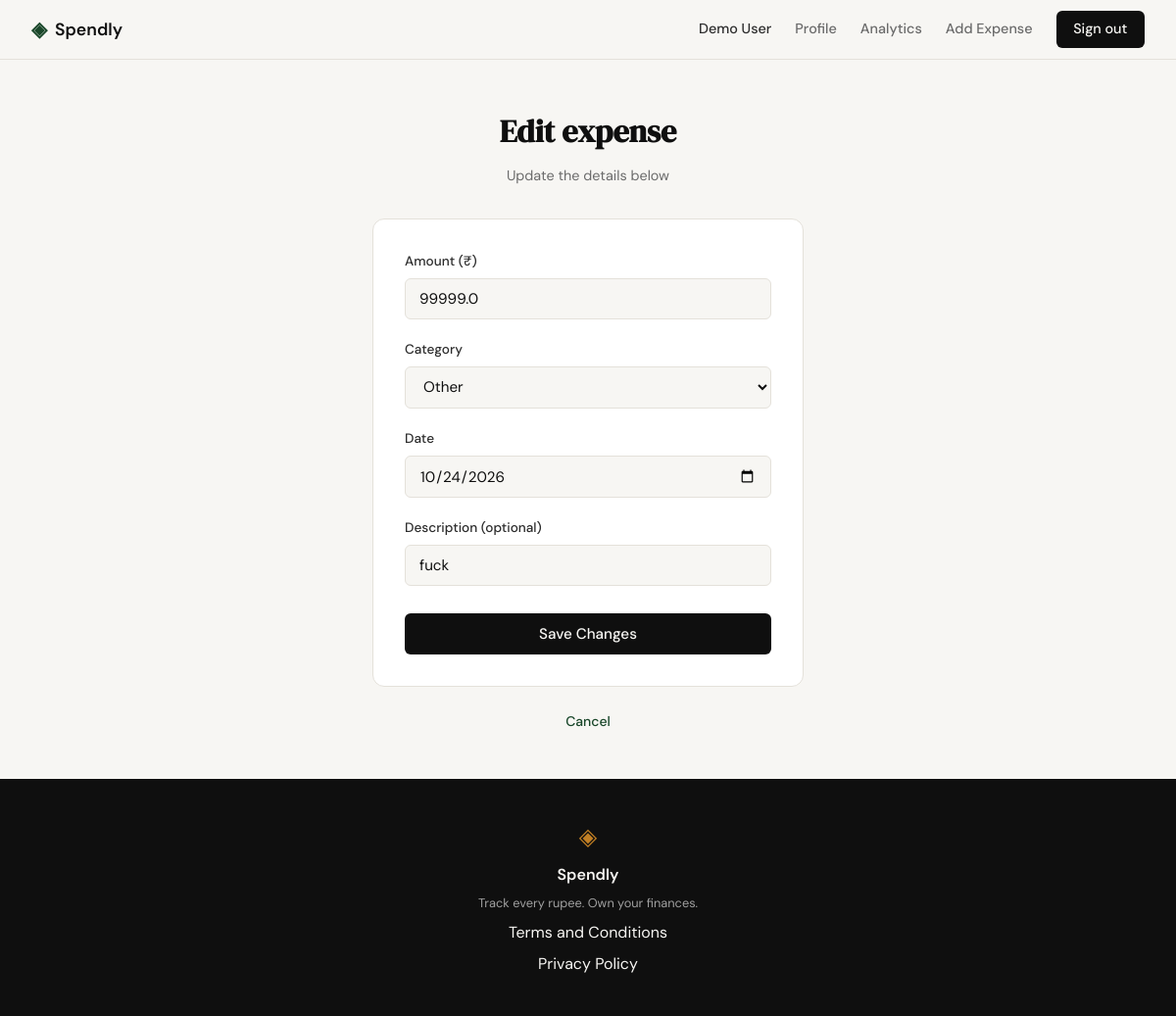
The page /expenses/19/edit (signed in) on the database its author committed.
### tables this page shows
CREATE TABLE users (
                id            INTEGER PRIMARY KEY AUTOINCREMENT,
                name          TEXT NOT NULL,
                email         TEXT UNIQUE NOT NULL,
                password_hash TEXT NOT NULL,
                created_at    TEXT DEFAULT (datetime('now'))
            );

CREATE TABLE expenses (
                id          INTEGER PRIMARY KEY AUTOINCREMENT,
                user_id     INTEGER NOT NULL REFERENCES users(id),
                amount      REAL NOT NULL,
                category    TEXT NOT NULL,
                date        TEXT NOT NULL,
                description TEXT,
                created_at  TEXT DEFAULT (datetime('now'))
            );

### app.py (the view, shortened to what this page needs)
@app.route("/expenses/<int:id>/edit", methods=["GET", "POST"])
def edit_expense(id):
    user_id = session.get("user_id")
    if not user_id:
        return redirect(url_for("login"))
    if get_user_by_id(user_id) is None:
        session.clear()
        return redirect(url_for("login"))
    expense = get_expense_by_id(id, user_id)
    if expense is None:
        abort(404)
    if request.method == "GET":
        return render_template(
            "edit_expense.html",
            expense_id=id,
            categories=CATEGORIES,
            amount=expense["amount"],
            category=expense["category"],
            date=expense["date"],
            description=expense["description"],
        )

### database/db.py (called while the page is built)
def get_db():
    conn = sqlite3.connect(DB_PATH)
    conn.row_factory = sqlite3.Row
    conn.execute("PRAGMA foreign_keys = ON")
    return conn

def get_expense_by_id(expense_id, user_id):
    conn = get_db()
    try:
        row = conn.execute(
            "SELECT id, amount, category, date, description FROM expenses "
            "WHERE id = ? AND user_id = ?",
            (expense_id, user_id),
        ).fetchone()
    finally:
        conn.close()
    return dict(row) if row else None

def get_user_by_id(user_id):
    conn = get_db()
    try:
        row = conn.execute(
            "SELECT name, email, created_at FROM users WHERE id = ?",
            (user_id,),
        ).fetchone()
    finally:
        conn.close()
    if row is None:
        return None
    initials = "".join(part[0] for part in row["name"].split()[:2]).upper()
    try:
        member_since = datetime.strptime(
            row["created_at"], "%Y-%m-%d %H:%M:%S"
        ).strftime("%B %Y")
    except (TypeError, ValueError):
        member_since = "—"
    return {
        "name": row["name"],
        "email": row["email"],
        "initials": initials,
        "member_since": member_since,
    }

### templates/edit_expense.html (shortened to what this page needs)
{% extends "base.html" %}
{% block content %}
<section class="auth-section">
    <div class="auth-container">
        <div class="auth-header">
            <h1 class="auth-title">Edit expense</h1>
            <p class="auth-subtitle">Update the details below</p>
        </div>
        <div class="auth-card">
            <form method="POST" action="{{ url_for('edit_expense', id=expense_id) }}">
                <div class="form-group">
                    <label for="amount">Amount (₹)</label>
                    <input type="number" id="amount" name="amount"
                           class="form-input" placeholder="0.00"
                           step="0.01" min="0.01"
                           value="{{ amount if amount is not none else '' }}" required autofocus>
                </div>
                <div class="form-group">
                    <label for="category">Category</label>
                    <select id="category" name="category" class="form-input" required>
                        {% for option in categories %}
                        <option value="{{ option }}"{% if option == category %} selected{% endif %}>{{ option }}</option>
                        {% endfor %}
                    </select>
                </div>
                <div class="form-group">
                    <label for="date">Date</label>
                    <input type="date" id="date" name="date"
                           class="form-input" value="{{ date or '' }}" required>
                </div>
                <div class="form-group">
                    <label for="description">Description (optional)</label>
                    <input type="text" id="description" name="description"
                           class="form-input" placeholder="Lunch with friends"
                           maxlength="200" value="{{ description or '' }}">
                </div>
                <button type="submit" class="btn-submit">Save Changes</button>
            </form>
        </div>
        <p class="auth-switch">
            <a href="{{ url_for('profile') }}">Cancel</a>
        </p>
    </div>
</section>
{% endblock %}

### templates/base.html (shortened to what this page needs)
<!DOCTYPE html>
<html lang="en">
<head>
    <link rel="stylesheet" href="{{ url_for('static', filename='css/style.css') }}">
</head>
<body>
    <nav class="navbar">
        <div class="nav-inner">
            <a href="{{ url_for('landing') }}" class="nav-brand">
                <span class="brand-icon">◈</span>
                <span class="brand-name">Spendly</span>
            </a>
            <div class="nav-links">
                {% if session.get('user_id') %}
                <span class="nav-user">{{ session.get('user_name', 'Account') }}</span>
                <a href="{{ url_for('profile') }}"{% if request.endpoint == 'profile' %} class="nav-active" aria-current="page"{% endif %}>Profile</a>
                <a href="{{ url_for('analytics') }}"{% if request.endpoint == 'analytics' %} class="nav-active" aria-current="page"{% endif %}>Analytics</a>
                <a href="{{ url_for('add_expense') }}"{% if request.endpoint == 'add_expense' %} class="nav-active" aria-current="page"{% endif %}>Add Expense</a>
                <a href="{{ url_for('logout') }}" class="nav-cta">Sign out</a>
                {% else %}
                <a href="{{ url_for('login') }}">Sign in</a>
                <a href="{{ url_for('register') }}" class="nav-cta">Get started</a>
                {% endif %}
            </div>
        </div>
    </nav>
    <main class="main-content">
        {% block content %}{% endblock %}
    </main>
    <footer class="footer">
        <div class="footer-inner">
            <span class="brand-icon">◈</span>
            <span class="footer-name">Spendly</span>
            <p class="footer-copy">Track every rupee. Own your finances.</p>
            <a href="{{ url_for('terms') }}">Terms and Conditions</a>
            <a href="{{ url_for('privacy') }}">Privacy Policy</a>
        </div>
    </footer>
</body>
</html>

### static/css/style.css (style rules this page uses)
:root { --ink: #0f0f0f; --ink-soft: #2d2d2d; --ink-muted: #6b6b6b; --ink-faint: #a0a0a0; --paper: #f7f6f3; --paper-warm: #f0ede6; --paper-card: #ffffff; --accent: #1a472a; --accent-light: #e8f0eb; --accent-2: #c17f24; --accent-2-light: #fdf3e3; --danger: #c0392b; --danger-light: #fdecea; --border: #e4e1da; --border-soft: #eeebe4; --font-display: 'DM Serif Display', Georgia, serif; --font-body: 'DM Sans', system-ui, sans-serif; --max-width: 1200px; --auth-width: 440px; --radius-sm: 6px; --radius-md: 12px; --radius-lg: 20px; }
*, *::before, *::after { box-sizing: border-box; margin: 0; padding: 0; }
html { font-size: 16px; scroll-behavior: smooth; }
body { background: var(--paper); color: var(--ink); font-family: var(--font-body); font-size: 1rem; line-height: 1.6; -webkit-font-smoothing: antialiased; }
a { color: inherit; text-decoration: none; }
.navbar { position: sticky; top: 0; z-index: 100; background: var(--paper); border-bottom: 1px solid var(--border); padding: 0 2rem; }
.nav-inner { max-width: var(--max-width); margin: 0 auto; height: 60px; display: flex; align-items: center; justify-content: space-between; }
.nav-brand { display: flex; align-items: center; gap: 0.5rem; font-family: var(--font-body); font-weight: 600; font-size: 1.1rem; color: var(--ink); }
.brand-icon { color: var(--accent); font-size: 1.3rem; }
.brand-name { color: var(--ink); }
.nav-links { display: flex; align-items: center; gap: 1.5rem; font-size: 0.9rem; font-weight: 500; }
.nav-links a { color: var(--ink-muted); transition: color 0.2s; }
.nav-cta { background: var(--ink) !important; color: var(--paper) !important; padding: 0.45rem 1.1rem; border-radius: var(--radius-sm); transition: background 0.2s !important; }
.main-content { min-height: calc(100vh - 60px - 100px); }
.auth-section { min-height: calc(100vh - 60px - 100px); display: flex; align-items: center; justify-content: center; padding: 3rem 2rem; }
.auth-container { width: 100%; max-width: var(--auth-width); }
.auth-header { text-align: center; margin-bottom: 2rem; }
.auth-title { font-family: var(--font-display); font-size: 2rem; color: var(--ink); margin-bottom: 0.5rem; }
.auth-subtitle { font-size: 0.9rem; color: var(--ink-muted); }
.auth-card { background: var(--paper-card); border: 1px solid var(--border); border-radius: var(--radius-md); padding: 2rem; margin-bottom: 1.5rem; }
.form-group { margin-bottom: 1.25rem; }
.form-group label { display: block; font-size: 0.85rem; font-weight: 500; color: var(--ink-soft); margin-bottom: 0.4rem; }
.form-input { width: 100%; padding: 0.6rem 0.875rem; border: 1px solid var(--border); border-radius: var(--radius-sm); font-family: var(--font-body); font-size: 0.95rem; color: var(--ink); background: var(--paper); outline: none; transition: border-color 0.2s; }
.form-input::placeholder { color: var(--ink-faint); }
.btn-submit { width: 100%; padding: 0.7rem; background: var(--ink); color: var(--paper); border: none; border-radius: var(--radius-sm); font-family: var(--font-body); font-size: 0.95rem; font-weight: 500; cursor: pointer; transition: background 0.2s; margin-top: 0.5rem; }
.auth-switch { text-align: center; font-size: 0.875rem; color: var(--ink-muted); }
.auth-switch a { color: var(--accent); font-weight: 500; }
.footer { background: var(--ink); color: var(--paper); padding: 2.5rem 2rem; text-align: center; }
.footer-inner { display: flex; flex-direction: column; align-items: center; gap: 0.4rem; }
.footer .brand-icon { color: var(--accent-2); font-size: 1.5rem; }
.footer-name { font-weight: 600; font-size: 1rem; }
.footer-copy { font-size: 0.8rem; color: var(--ink-faint); }
.nav-user { color: var(--ink-soft); font-weight: 500; }

### rows shown on the page
users: get "Demo User"
expenses: amount "99999.0", category "Other", date "10/24/2026", description "fuck"
